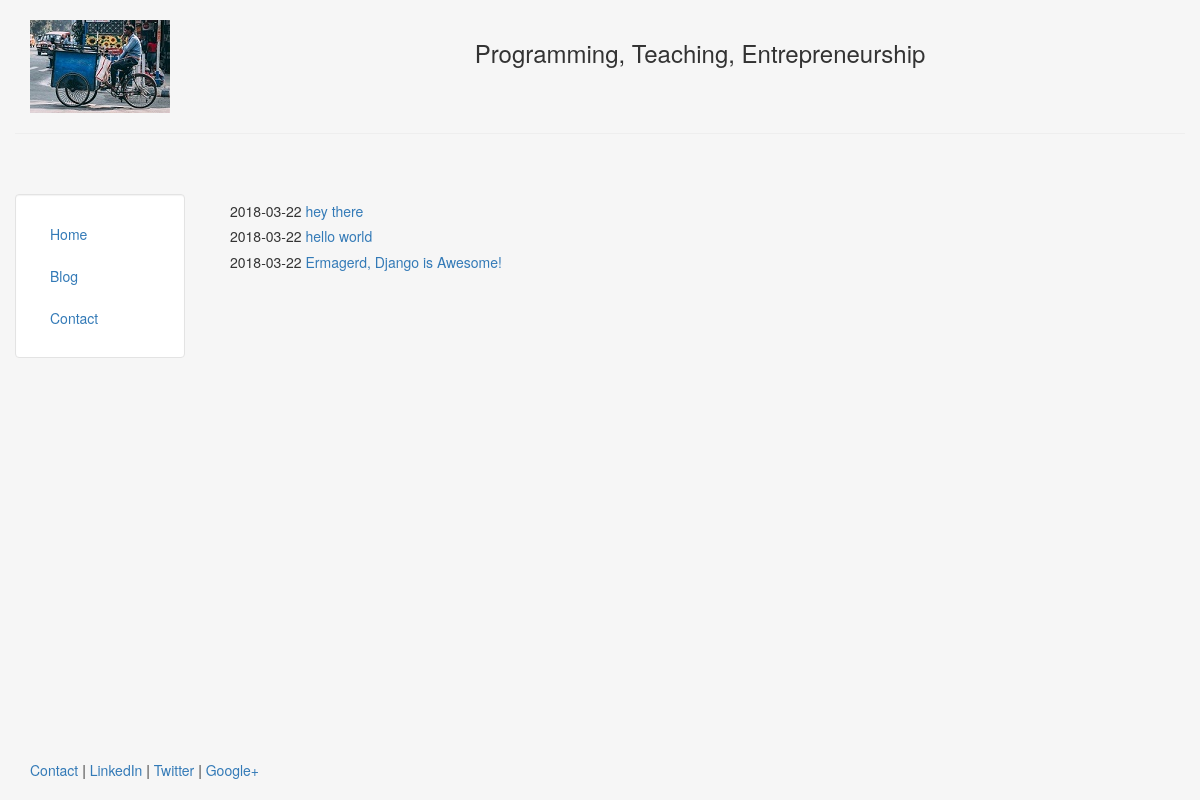
Screenshot of /blog/ with the database file from the repository.
### blog/models.py (models this page shows, shortened)
class Post(models.Model):
     title = models.CharField(max_length=140)
     body = models.TextField()
     date = models.DateTimeField()

### blog/templates/blog/blog.html
{% extends "personal/header.html" %}
{% block content %}
  {% for post in object_list %}
    <h5>{{ post.date|date:"Y-m-d" }} <a href="/blog/{{post.id}}">{{post.title}}</a> </h5>
  {% endfor %}
{% endblock %}

### personal/templates/personal/header.html (style rules this page uses)
html, body { height:100% }

### rows the page displays
Post: date "2018-03-22", title "hey there"
Post: date "2018-03-22", title "hello world"
Post: date "2018-03-22", title "Ermagerd, Django is Awesome!"
